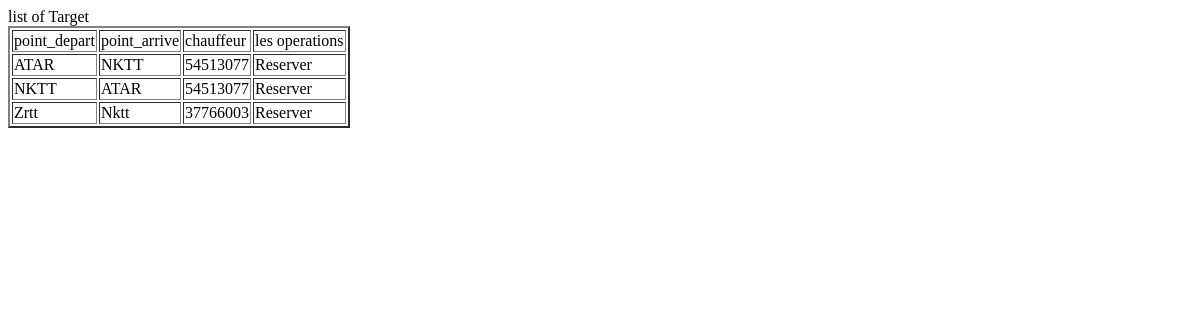
/listeTraget (signed in), run on an earlier commit of the app's database.
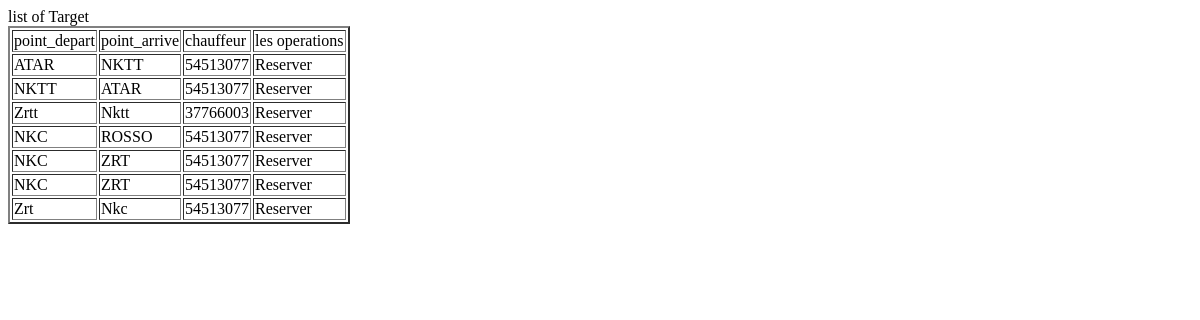
And on a later commit of the database.
### riVoiturage/models.py (models this page shows, shortened)
class Traget(models.Model):
    point_depart = models.CharField(max_length=10, blank=True, null=True)
    point_arrive = models.CharField(max_length=10, blank=True, null=True)
    chauffeur = models.ForeignKey(
        Chauffeur,
        on_delete=models.CASCADE
    )
    date=models.DateTimeField(default=datetime.now, blank=True)
    prix  = models.DecimalField( max_digits=19, decimal_places=0)
    nbplace = models.IntegerField()
    iscompleted = models.BooleanField(default=False)

class Chauffeur(models.Model):
    user = models.OneToOneField(User, on_delete=models.DO_NOTHING)
    nni = models.IntegerField()
    permis = models.CharField(max_length=16)
    adresse = models.CharField(max_length=20, blank=True, null=True)
    voiture=models.ForeignKey(Voiture, on_delete=models.CASCADE,null=True)
    def __str__(self):
        return self.user.username

### riVoiturage/views.py (the view)
# urls.py: url(r'^listeTraget$', views.Targets, name='listeTraget'),
@login_required(login_url='connexion')
def Targets(request):
    targets=models.Traget.objects.all()
    context={
        'targets':targets
    }
    return render(request,'RiVoiturage/listeTraget.html',context)

### riVoiturage/templates/RiVoiturage/listeTraget.html (shortened to what this page needs)
<!DOCTYPE html>
<html lang="en">
<head>
</head>
<body>
<h>list of Target</h>
<table border="2">
    <tr>
         <td>
            point_depart
        </td>
        <td>
            point_arrive
        </td>
         <td>
            chauffeur
        </td>
        <td colspan="3">
            les operations
        </td>
    </tr>
{% for target in targets %}
<tr>
         <td>
            {{target.point_depart}}
        </td>
         <td>
            {{target.point_arrive }}
        </td>
         <td>
             {{target.chauffeur}}
        </td>
         <td>
             <a > Reserver </a>
        </td>
    </tr>
{% endfor %}
 </table>
</body>
</html>

What changed in the data, as far as the page shows it:
added Traget: point_depart "NKC", point_arrive "ROSSO", chauffeur "54513077"
added Traget: point_depart "NKC", point_arrive "ZRT", chauffeur "54513077"
added Traget: point_depart "NKC", point_arrive "ZRT", chauffeur "54513077"
added Traget: point_depart "Zrt", point_arrive "Nkc", chauffeur "54513077"
